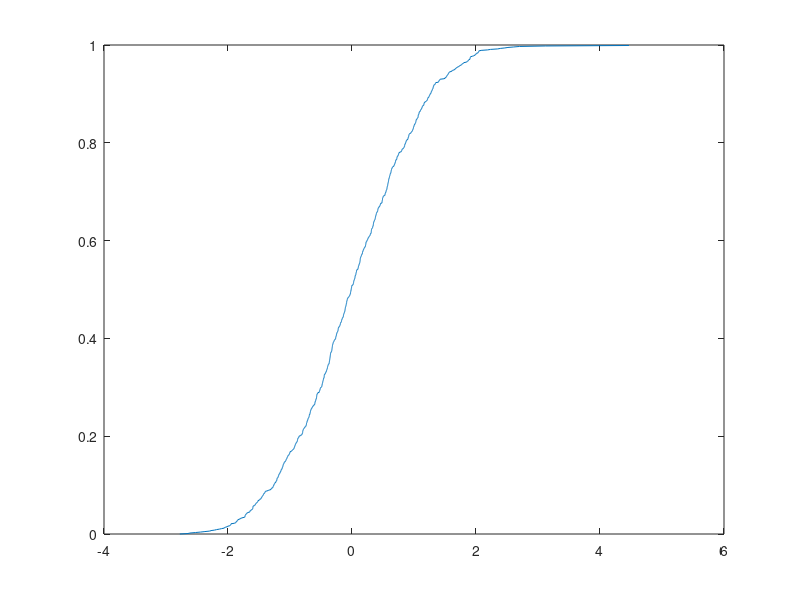

This figure's MATLAB source: (Note: this script raises an error after producing the figure.)
% znajdź P(|Z| < 2)
% możemy to zrobić na kilka sposobów

% możemy sprawdzić to empirycznie
probka  = randn(1000,1);
sukcesy = 0;
for i=1:1000
	if (abs(probka(i)) < 2)
		sukcesy = sukcesy + 1;
	end
end

% odczytać wartości z wykresu, korzystając ze wzoru P(|Z| < 2) = P(Z<2) - P(Z<=-2)
subplot(111)
plot(sort(probka), 0:0.001:0.999)

% lub skorzystać z funkcji cdf (cumulative distribution – dystrybuanta)
pd = makedist('Normal', 0, 1);
p  = cdf(pd, 2) - cdf(pd, -2)
